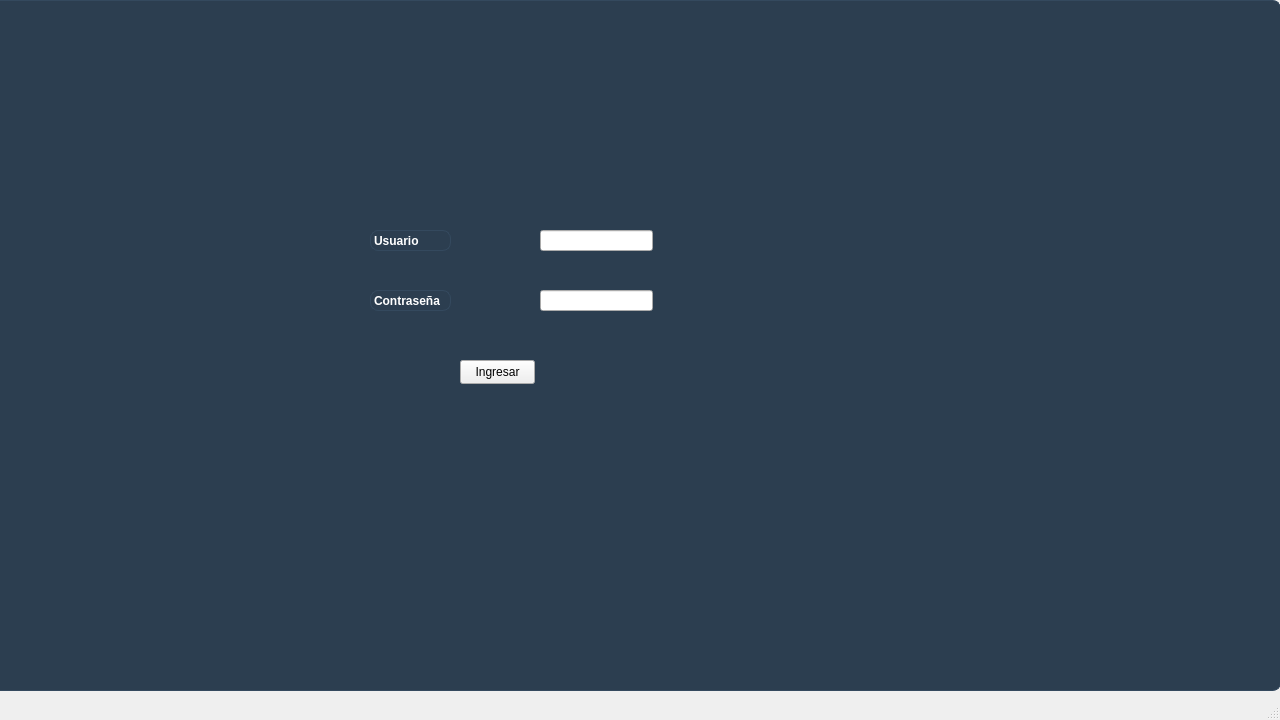
<?xml version="1.0" encoding="UTF-8"?>
<ui version="4.0">
 <class>MainWindow</class>
 <widget class="QMainWindow" name="MainWindow">
  <property name="geometry">
   <rect>
    <x>0</x>
    <y>0</y>
    <width>1280</width>
    <height>720</height>
   </rect>
  </property>
  <property name="windowTitle">
   <string>MainWindow</string>
  </property>
  <widget class="QWidget" name="centralwidget">
   <widget class="QFrame" name="frame">
    <property name="geometry">
     <rect>
      <x>-10</x>
      <y>0</y>
      <width>1291</width>
      <height>691</height>
     </rect>
    </property>
    <property name="styleSheet">
     <string notr="true">QFrame {
    background-color: #2c3e50;    /* Color de fondo oscuro elegante */
    border-radius: 8px;           /* Bordes redondeados en las esquinas */
    border: 1px solid #34495e;    /* Un borde sutil para que resalte */
}

QLabel {
    color: #ffffff;               /* Forzar a que todas las letras de los textos sean blancas */
    font-weight: bold;            /* Poner el texto en negrita */
}</string>
    </property>
    <property name="frameShape">
     <enum>QFrame::Shape::StyledPanel</enum>
    </property>
    <property name="frameShadow">
     <enum>QFrame::Shadow::Raised</enum>
    </property>
    <widget class="QLineEdit" name="txt_usuario">
     <property name="geometry">
      <rect>
       <x>550</x>
       <y>230</y>
       <width>113</width>
       <height>21</height>
      </rect>
     </property>
    </widget>
    <widget class="QLineEdit" name="txt_password">
     <property name="geometry">
      <rect>
       <x>550</x>
       <y>290</y>
       <width>113</width>
       <height>21</height>
      </rect>
     </property>
     <property name="echoMode">
      <enum>QLineEdit::EchoMode::Password</enum>
     </property>
    </widget>
    <widget class="QPushButton" name="btn_ingresar">
     <property name="geometry">
      <rect>
       <x>470</x>
       <y>360</y>
       <width>75</width>
       <height>24</height>
      </rect>
     </property>
     <property name="text">
      <string>Ingresar</string>
     </property>
    </widget>
    <widget class="QLabel" name="label_2">
     <property name="geometry">
      <rect>
       <x>380</x>
       <y>290</y>
       <width>81</width>
       <height>21</height>
      </rect>
     </property>
     <property name="text">
      <string>Contraseña</string>
     </property>
    </widget>
    <widget class="QLabel" name="label">
     <property name="geometry">
      <rect>
       <x>380</x>
       <y>230</y>
       <width>81</width>
       <height>21</height>
      </rect>
     </property>
     <property name="text">
      <string>Usuario</string>
     </property>
    </widget>
   </widget>
  </widget>
  <widget class="QMenuBar" name="menubar">
   <property name="geometry">
    <rect>
     <x>0</x>
     <y>0</y>
     <width>1280</width>
     <height>22</height>
    </rect>
   </property>
  </widget>
  <widget class="QStatusBar" name="statusbar"/>
 </widget>
 <resources/>
 <connections/>
</ui>
